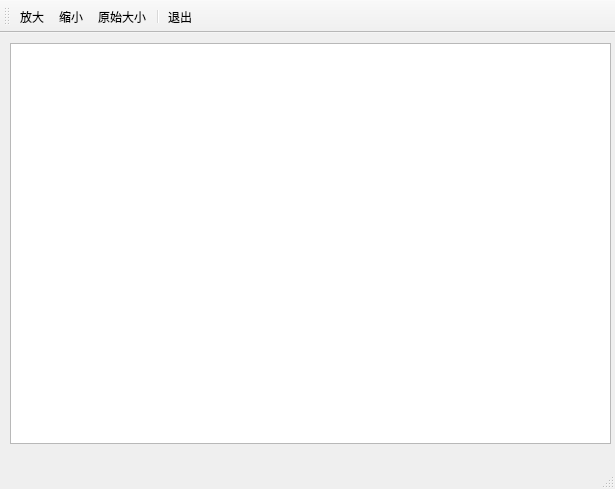
<?xml version="1.0" encoding="UTF-8"?>
<ui version="4.0">
 <class>MainWindow</class>
 <widget class="QMainWindow" name="MainWindow">
  <property name="geometry">
   <rect>
    <x>0</x>
    <y>0</y>
    <width>615</width>
    <height>489</height>
   </rect>
  </property>
  <property name="windowTitle">
   <string>MainWindow</string>
  </property>
  <widget class="QWidget" name="centralWidget">
   <widget class="QWChartView" name="chartView">
    <property name="geometry">
     <rect>
      <x>10</x>
      <y>10</y>
      <width>601</width>
      <height>401</height>
     </rect>
    </property>
   </widget>
  </widget>
  <widget class="QMenuBar" name="menuBar">
   <property name="geometry">
    <rect>
     <x>0</x>
     <y>0</y>
     <width>615</width>
     <height>22</height>
    </rect>
   </property>
  </widget>
  <widget class="QToolBar" name="mainToolBar">
   <attribute name="toolBarArea">
    <enum>TopToolBarArea</enum>
   </attribute>
   <attribute name="toolBarBreak">
    <bool>false</bool>
   </attribute>
   <addaction name="actZoomIn"/>
   <addaction name="actZoomOut"/>
   <addaction name="actReset"/>
   <addaction name="separator"/>
   <addaction name="actQuit"/>
  </widget>
  <widget class="QStatusBar" name="statusBar"/>
  <action name="actZoomIn">
   <property name="text">
    <string>放大</string>
   </property>
   <property name="toolTip">
    <string>放大</string>
   </property>
  </action>
  <action name="actZoomOut">
   <property name="text">
    <string>缩小</string>
   </property>
   <property name="toolTip">
    <string>缩小</string>
   </property>
  </action>
  <action name="actReset">
   <property name="text">
    <string>原始大小</string>
   </property>
   <property name="toolTip">
    <string>原始大小</string>
   </property>
  </action>
  <action name="actQuit">
   <property name="text">
    <string>退出</string>
   </property>
   <property name="toolTip">
    <string>退出</string>
   </property>
  </action>
 </widget>
 <layoutdefault spacing="6" margin="11"/>
 <customwidgets>
  <customwidget>
   <class>QWChartView</class>
   <extends>QGraphicsView</extends>
   <header location="global">qwchartview.h</header>
  </customwidget>
 </customwidgets>
 <resources/>
 <connections>
  <connection>
   <sender>actQuit</sender>
   <signal>triggered()</signal>
   <receiver>MainWindow</receiver>
   <slot>close()</slot>
   <hints>
    <hint type="sourcelabel">
     <x>-1</x>
     <y>-1</y>
    </hint>
    <hint type="destinationlabel">
     <x>307</x>
     <y>244</y>
    </hint>
   </hints>
  </connection>
 </connections>
</ui>
